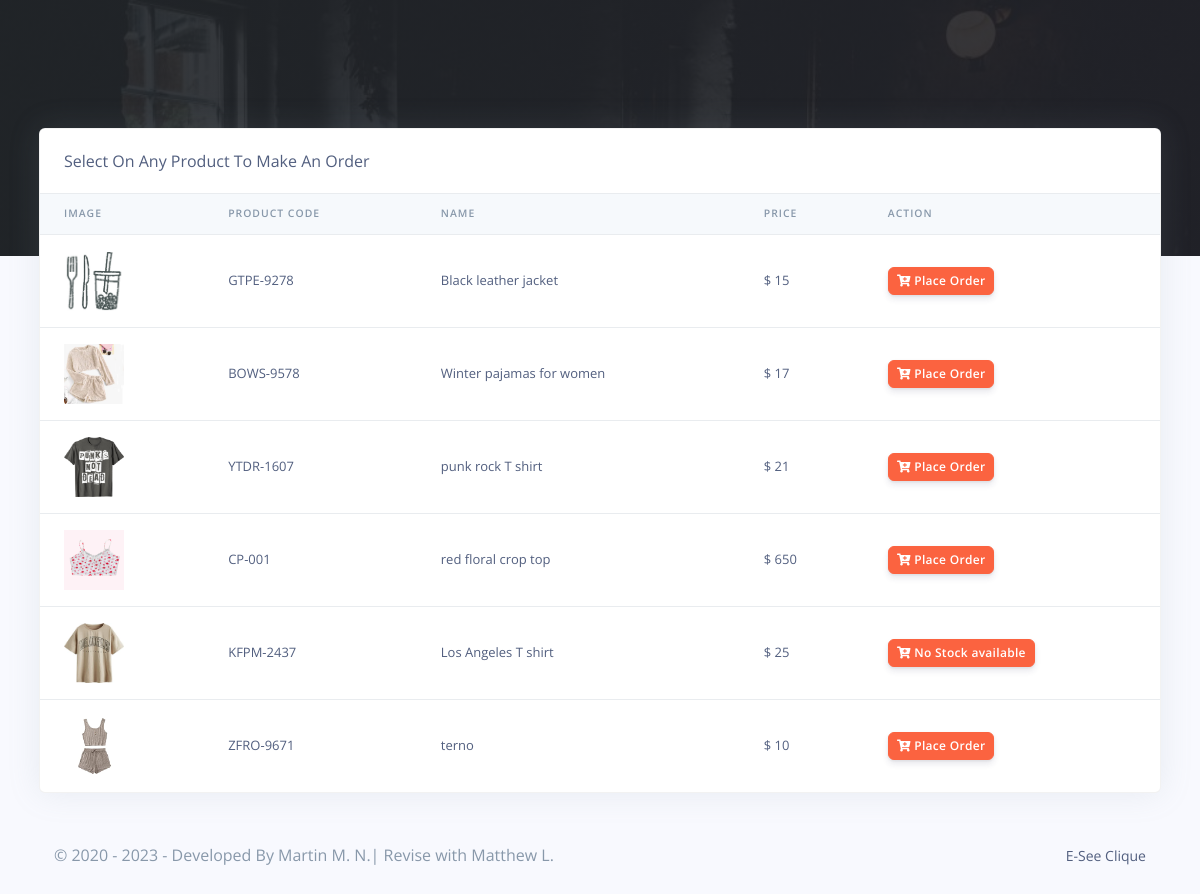
/Restro/customer/orders.php (signed in), run on the app's committed database.
### tables this page shows
CREATE TABLE `fms_products` (
  `prod_id` varchar(200) NOT NULL,
  `prod_code` varchar(200) NOT NULL,
  `prod_name` varchar(200) NOT NULL,
  `prod_img` varchar(200) NOT NULL,
  `prod_desc` longtext NOT NULL,
  `prod_price` varchar(200) NOT NULL,
  `quantity` int(50) NOT NULL,
  `created_at` timestamp(6) NOT NULL DEFAULT current_timestamp(6) ON UPDATE current_timestamp(6)
);

### Restro/customer/orders.php (the view, shortened to what this page needs)
<?php
include('config/config.php');
require_once('partials/_head.php');
?>
<body>
  <div class="main-content">
    <div class="container-fluid mt--8">
      <div class="row">
        <div class="col">
          <div class="card shadow">
            <div class="card-header border-0">
              Select On Any Product To Make An Order
            </div>
            <div class="table-responsive">
              <table class="table align-items-center table-flush">
                <thead class="thead-light">
                  <tr>
                    <th scope="col">Image</th>
                    <th scope="col">Product Code</th>
                    <th scope="col">Name</th>
                    <th scope="col">Price</th>
                    <th scope="col">Action</th>
                  </tr>
                </thead>
                <tbody>
                  <?php
                  $ret = "SELECT * FROM  fms_products  ORDER BY `fms_products`.`created_at` ASC ";
                  $stmt = $mysqli->prepare($ret);
                  $stmt->execute();
                  $res = $stmt->get_result();
                  while ($prod = $res->fetch_object()) {
                  ?>
                    <tr>
                      <td>
                        <?php
                        if ($prod->prod_img) {
                          echo "<img src='../admin/assets/img/products/$prod->prod_img' height='60' width='60 class='img-thumbnail'>";
                        } else {
                          echo "<img src='../admin/assets/img/products/default.jpg' height='60' width='60 class='img-thumbnail'>";
                        }
                        ?>
                      </td>
                      <td><?php echo $prod->prod_code; ?></td>
                      <td><?php echo $prod->prod_name; ?></td>
                      <td>$ <?php echo $prod->prod_price; ?></td>
                      <td>
                      <?php if($prod->quantity == 0){?>
                          <button class="btn btn-sm btn-warning">
                            <i class="fas fa-cart-plus"></i>
                            No Stock available
                          </button>
                        <?php }else{?>
                          <a href="make_oder?prod_id=<?php echo $prod->prod_id; ?>&prod_name=<?php echo $prod->prod_name; ?>&prod_price=<?php echo $prod->prod_price; ?>">
                          <button class="btn btn-sm btn-warning">
                            <i class="fas fa-cart-plus"></i>
                            Place Order
                          </button>
                        </a>
                         <?php }?>
                      </td>
                    </tr>
                  <?php } ?>
                </tbody>
              </table>
            </div>
          </div>
        </div>
      </div>
      <?php
      require_once('partials/_footer.php');
      ?>
    </div>
  </div>
</body>
</html>

### Restro/customer/partials/_head.php (shortened to what this page needs)
<!DOCTYPE html>
<html>
<head>
    <link href="assets/vendor/nucleo/css/nucleo.css" rel="stylesheet">
    <link href="assets/vendor/@fortawesome/fontawesome-free/css/all.min.css" rel="stylesheet">
    <link type="text/css" href="assets/css/argon.css?v=1.0.0" rel="stylesheet">
</head>

### Restro/customer/partials/_footer.php
<footer class="py-5">
  <div class="container">
    <div class="row align-items-center justify-content-xl-between">
      <div class="col-xl-6">
        <div class="copyright text-center text-xl-left text-muted">
        &copy; 2020 - <?php echo date('Y'); ?> - Developed By Martin M. N.| Revise with Matthew L.
        </div>
      </div>
      <div class="col-xl-6">
        <ul class="nav nav-footer justify-content-center justify-content-xl-end">
          <li class="nav-item">
            <a href="" class="nav-link" target="_blank">E-See Clique </a>
          </li>
        </ul>
      </div>
    </div>
  </div>
</footer>

### data on the page
fms_products: prod_code "GTPE-9278", prod_name "Black leather jacket", prod_price "15"
fms_products: prod_img (picture), prod_code "BOWS-9578", prod_name "Winter pajamas for women", prod_price "17"
fms_products: prod_img (picture), prod_code "YTDR-1607", prod_name "punk rock T shirt", prod_price "21"
fms_products: prod_img (picture), prod_code "CP-001", prod_name "red floral crop top", prod_price "650"
fms_products: prod_img (picture), prod_code "KFPM-2437", prod_name "Los Angeles T shirt", prod_price "25", quantity 0 (drawn)
fms_products: prod_img (picture), prod_code "ZFRO-9671", prod_name "terno", prod_price "10"
